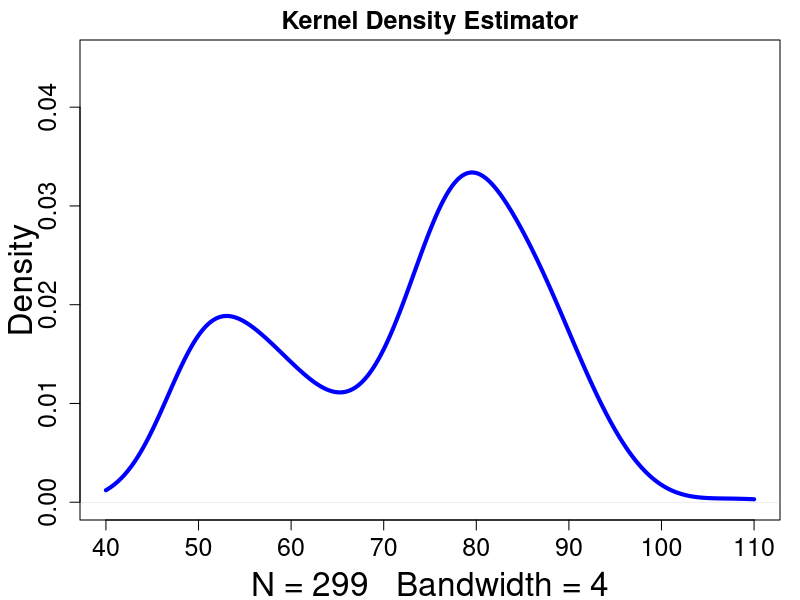
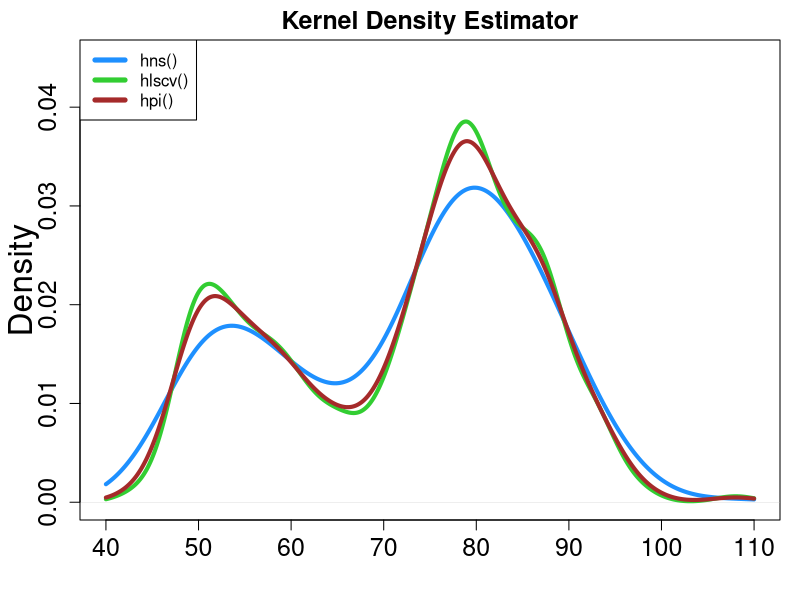
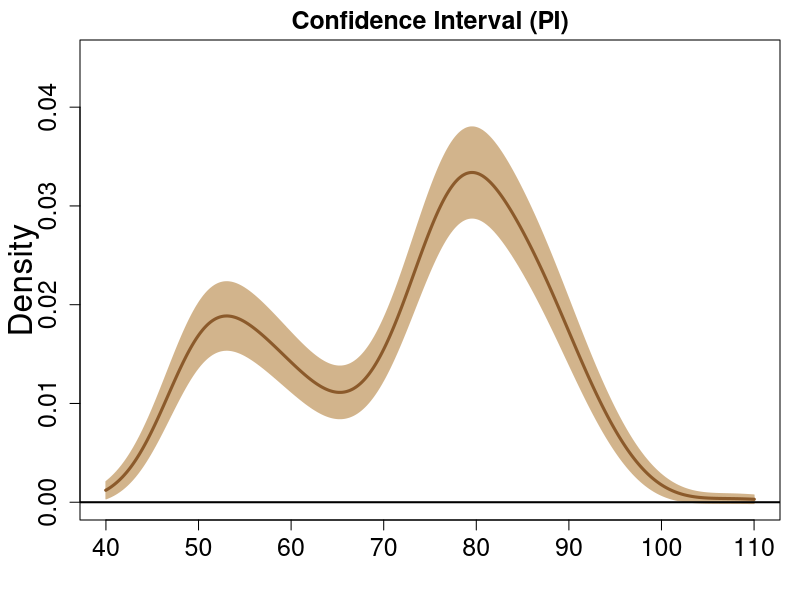
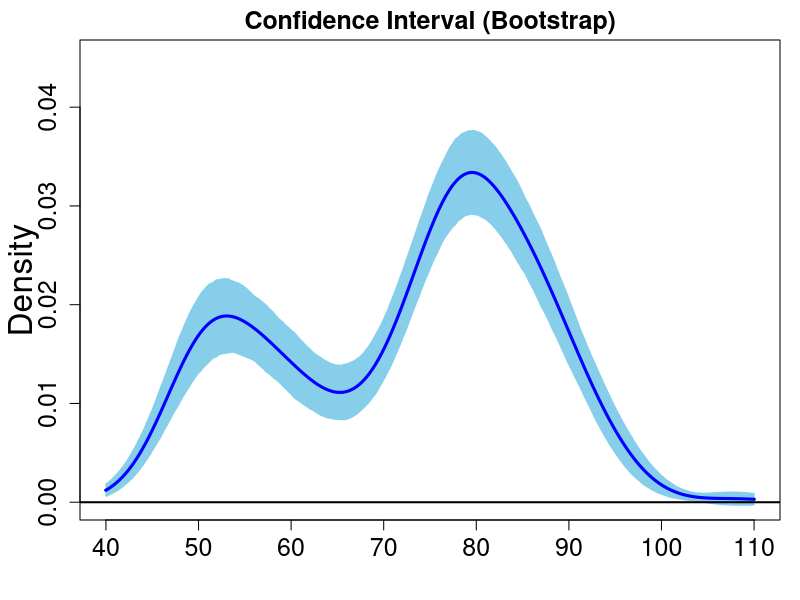
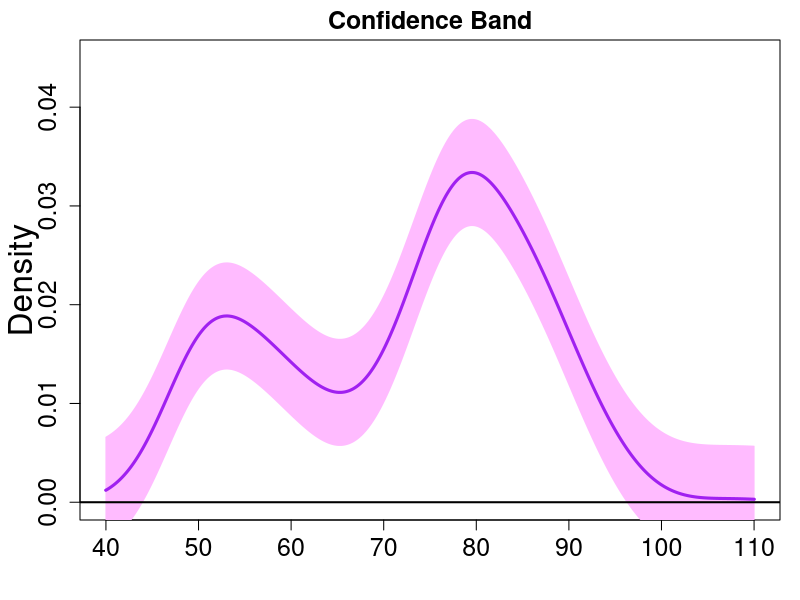
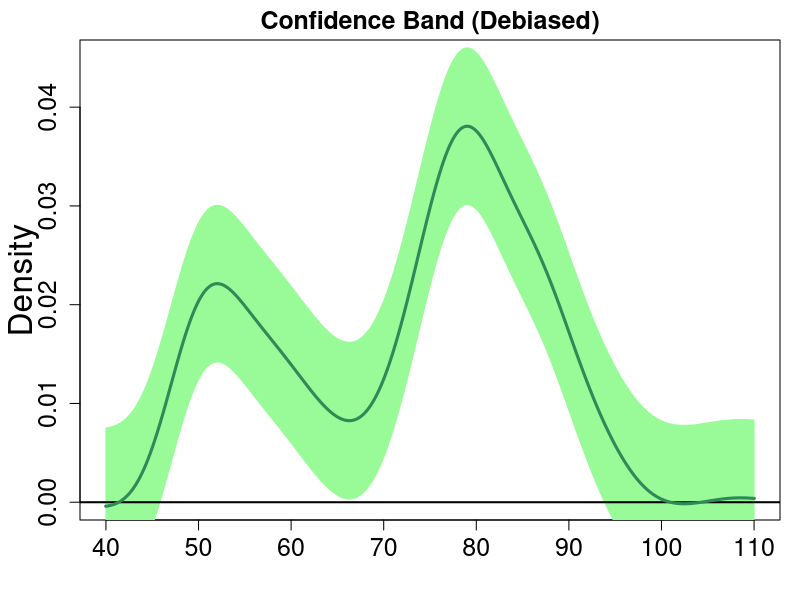

These figures' R source, in order:
library(MASS)
summary(geyser)
data1d = geyser[,1]
h1=4
data1d_kde = density(data1d, bw=h1, from=40, to=110)
## bw = h1: we set the smoothing banwdith = h1.
## from = 40, to = 110: the range we are evaluating the density is from 40 to 110.

##### make a plot
par(mar=c(4,4,2,1))
plot(data1d_kde, lwd=4, col="blue",ylim=c(0, 0.045), cex.axis=1.5,
     main="Kernel Density Estimator", cex.lab=2, cex.main=1.5, ylab="")
mtext("Density", side=2, line=2.2, cex=2)

#ks library to choose the bandwidth
#hns() for a multivariate case to choose the smoothing bandwidth according to the Silvermans rule
#hlscv() least square cross-validation approach
#hpi() applies the plug in method for bandwidth selection

library(ks)
h2 = hns(data1d)
h3 = hlscv(data1d)
h4 = hpi(data1d)
data1d_kde2 = density(data1d, bw=h2, from=40, to=110)
data1d_kde3 = density(data1d, bw=h3, from=40, to=110)
data1d_kde4 = density(data1d, bw=h4, from=40, to=110)
print(h2)
print(h3)
print(h4)

##### make a plot
par(mar=c(4,4,2,1))
plot(data1d_kde2, lwd=4, col="dodgerblue",ylim=c(0, 0.045), cex.axis=1.5,
     main="Kernel Density Estimator", cex.lab=2, cex.main=1.5, ylab="",
     xlab="")
lines(data1d_kde3, lwd=4, col="limegreen")
lines(data1d_kde4, lwd=4, col="brown")
mtext("Density", side=2, line=2.2, cex=2)
legend("topleft",c("hns()","hlscv()","hpi()"), col=c("dodgerblue","limegreen","brown"), lwd=5)

#confidence intervals construction with plug in approach or bootstrap approach
alpha0=0.05
n1 = length(data1d)
t0 = qnorm(1-alpha0)*sqrt(1/(2*sqrt(pi))/(n1*h1)*data1d_kde$y)

## data1d_kde$y: the density value evaluated at each point of data1d_kde$x.

##### make a plot
par(mar=c(4,4,2,1))
plot(data1d_kde, lwd=3, col="tan4", ylim=c(0, 0.045), cex.axis=1.5,
     main="Confidence Interval (PI)", xlab="", ylab="", cex.main=1.5)
mtext("Density", side=2, line=2.2, cex=2)
polygon(c(data1d_kde$x, rev(data1d_kde$x)),
        c(data1d_kde$y+t0, rev(data1d_kde$y-t0)),
        border="tan", col="tan")
abline(h=0, lwd=2)
lines(data1d_kde$x, data1d_kde$y, lwd=3, col="tan4")

#########################
# bootstrap approach ####
########################

n_BT = 1000

## number of bootstrap samples
kde_seq_BT_m = matrix(NA, nrow=n_BT, ncol= length(data1d_kde$y))
for(j in 1:n_BT){
  data1d_BT = data1d[sample(n1, n1, replace=T)]
  data1d_kde_BT = density(data1d_BT, bw=h1, from=40, to=110)
  kde_seq_BT_m[j,] = abs(data1d_kde_BT$y-data1d_kde$y)
}

## each row of 'kde_seq_BT_m' contains one bootstrap difference
t_pt = rep(0, length(data1d_kde$y))
for(l in 1:length(data1d_kde$y)){
  t_pt[l] = quantile(kde_seq_BT_m[,l], 1-alpha0)
}
## t_pt: the 1-\alpha quantile of deviation at each point

##### make a plot
par(mar=c(4,4,2,1))
plot(data1d_kde, lwd=3, col="blue", ylim=c(0, 0.045), cex.axis=1.5,
     main="Confidence Interval (Bootstrap)", xlab="", ylab="", cex.main=1.5)
mtext("Density", side=2, line=2.2, cex=2)
polygon(c(data1d_kde$x, rev(data1d_kde$x)),
        c(data1d_kde$y+t_pt, rev(data1d_kde$y-t_pt)),
        border="skyblue", col="skyblue")
abline(h=0, lwd=2)
lines(data1d_kde$x, data1d_kde$y, lwd=3, col="blue")

######################################################
### Confidence Band ##################################
######################################################

#Traditional boostrap approach

kde_seq_sup = rep(0, n_BT)
for(j in 1:n_BT){
  data1d_BT = data1d[sample(n1, n1, replace=T)]
  data1d_kde_BT = density(data1d_BT, bw=h1, from=40, to=110)
  ## bootstrap KDE
  kde_seq_sup[j] = max(abs(data1d_kde_BT$y-data1d_kde$y))
}
t_sup = quantile(kde_seq_sup, 1-alpha0)

##### make a plot
par(mar=c(4,4,2,1))
plot(data1d_kde$x, data1d_kde$y, lwd=3, col="purple", ylim=c(0, 0.045), cex.axis=1.5,
     main="Confidence Band", xlab="", ylab="", type="l", cex.main=1.5)
mtext("Density", side=2, line=2.2, cex=2)
polygon(c(data1d_kde$x, rev(data1d_kde$x)),c(data1d_kde$y+t_sup, rev(data1d_kde$y-t_sup)),
        border="plum1", col="plum1")
abline(h=0, lwd=2)
lines(data1d_kde$x, data1d_kde$y, lwd=3, col="purple")

#bootstrapping with debiased KDE approach
library(ks)

## this library provides density derivative estimation
X0_kdde = kdde(data1d, h=h1, eval.points = data1d_kde$x, deriv.order = 2)
## eval.points = data1d_kde$x: we evalute the result at data1d_kde$x
## deriv.order = 2: we are computing the second derivative

de_kde_seq = data1d_kde$y-0.5*h1^2*X0_kdde$estimate
## this is the debiased KDE, evaluated at points of data1d_kde$x

de_kde_seq_sup = rep(0, n_BT)
for(j in 1:n_BT){
  data1d_BT = data1d[sample(n1, n1, replace=T)]
  data1d_kde_BT = density(data1d_BT, bw=h1, from=40, to=110)
  data1d_kdde_BT = kdde(data1d_BT, h=h1, eval.points = data1d_kde$x, deriv.order = 2)
  de_kde_seq_BT = data1d_kde_BT$y-0.5*h1^2*data1d_kdde_BT$estimate
  ## the bootstrap debiased KDE
  de_kde_seq_sup[j] = max(abs(de_kde_seq-de_kde_seq_BT))
}
t_de_sup = quantile(de_kde_seq_sup, 1-alpha0)

##### make a plot
par(mar=c(4,4,2,1))
plot(data1d_kde$x, de_kde_seq, lwd=3, col="seagreen", ylim=c(0, 0.045), cex.axis=1.5,
     main="Confidence Band (Debiased)", xlab="", ylab="", type="l", cex.main=1.5)
mtext("Density", side=2, line=2.2, cex=2)
polygon(c(data1d_kde$x, rev(data1d_kde$x)),
        c(de_kde_seq+t_de_sup, rev(de_kde_seq-t_de_sup)),
        border="palegreen", col="palegreen")
abline(h=0, lwd=2)
lines(data1d_kde$x, de_kde_seq, lwd=3, col="seagreen")
